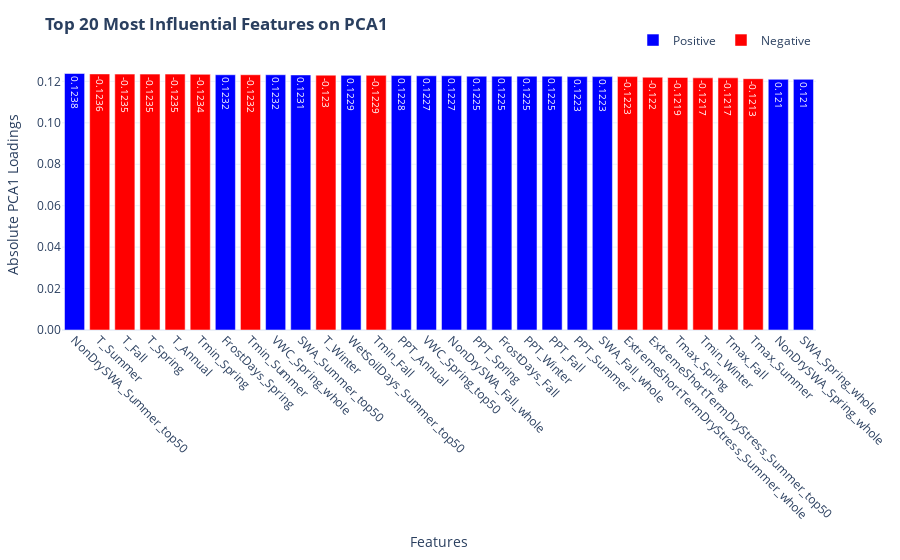
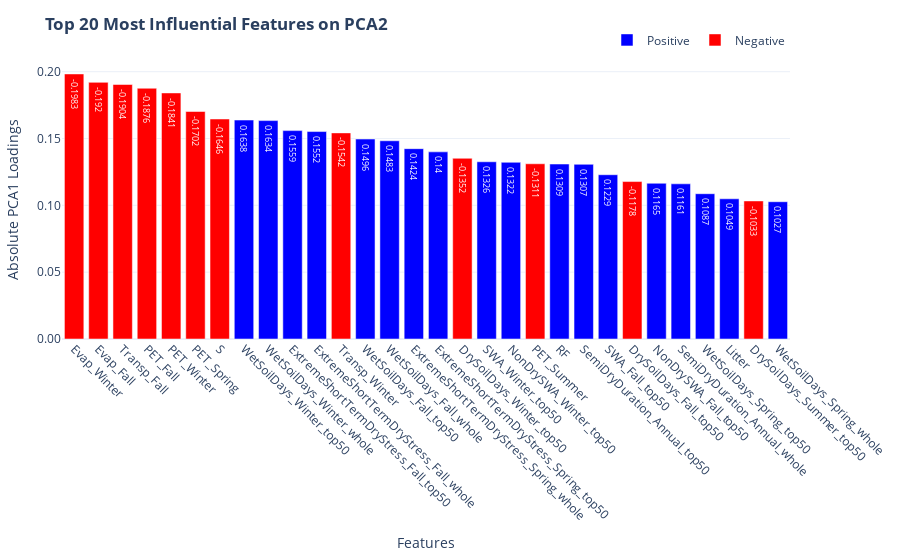
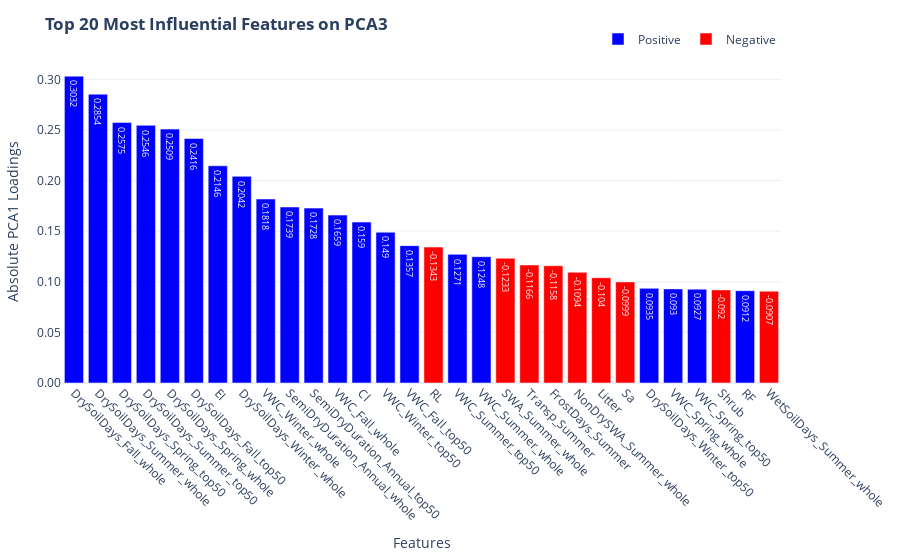

Source (notebook cell) for these figures, in order:
### Code cell
#| code-summary: Feature Importance Plots

# Sort the features by the absolute value of the loading for PCA1
sorted_loadings = loadings_df['PCA1'].abs().sort_values(ascending=False)

# Get the top 10 most influential features
top_features = sorted_loadings.head(30).index

# Get the actual loadings for these top 10 features
top_loadings = round(loadings_df.loc[top_features, 'PCA1'],4)

# Create a color list based on the sign of the loadings
colors = ['blue' if val > 0 else 'red' for val in top_loadings]

# Create a bar chart
fig = go.Figure(data=[go.Bar(
    x=top_loadings.index,
    y=top_loadings.abs(),
    text=top_loadings.values,  # Show the actual values as text
    textposition='inside',
    marker_color=colors,
    showlegend=False
)])

# Add legend manually
fig.add_trace(go.Bar(
    x=[None], y=[None],
    marker=dict(color='blue'),
    showlegend=True,
    name='Positive'
))
fig.add_trace(go.Bar(
    x=[None], y=[None],
    marker=dict(color='red'),
    showlegend=True,
    name='Negative'
))

# Update layout for better readability
fig.update_layout(
    title='<b>Top 20 Most Influential Features on PCA1</b>',
    xaxis_title='Features',
    yaxis_title='Absolute PCA1 Loadings',
    yaxis=dict(tickformat=".2f"),
    template='plotly_white',
    legend=dict(
        orientation="h",
        yanchor="bottom",
        y=1.02,
        xanchor="right",
        x=1
    ),
    xaxis=dict(tickangle=45),
    margin=dict(l=20, r=20, b=20, t=60)
)

fig.show()

# Sort the features by the absolute value of the loading for PCA1
sorted_loadings = loadings_df['PCA2'].abs().sort_values(ascending=False)

# Get the top 10 most influential features
top_features = sorted_loadings.head(30).index

# Get the actual loadings for these top 10 features
top_loadings = round(loadings_df.loc[top_features, 'PCA2'],4)

# Create a color list based on the sign of the loadings
colors = ['blue' if val > 0 else 'red' for val in top_loadings]

# Create a bar chart
fig = go.Figure(data=[go.Bar(
    x=top_loadings.index,
    y=top_loadings.abs(),
    text=top_loadings.values,  # Show the actual values as text
    textposition='inside',
    marker_color=colors,
    showlegend=False
)])

# Add legend manually
fig.add_trace(go.Bar(
    x=[None], y=[None],
    marker=dict(color='blue'),
    showlegend=True,
    name='Positive'
))
fig.add_trace(go.Bar(
    x=[None], y=[None],
    marker=dict(color='red'),
    showlegend=True,
    name='Negative'
))

# Update layout for better readability
fig.update_layout(
    title='<b>Top 20 Most Influential Features on PCA2</b>',
    xaxis_title='Features',
    yaxis_title='Absolute PCA1 Loadings',
    yaxis=dict(tickformat=".2f"),
    template='plotly_white',
    legend=dict(
        orientation="h",
        yanchor="bottom",
        y=1.02,
        xanchor="right",
        x=1
    ),
    xaxis=dict(tickangle=45),
    margin=dict(l=20, r=20, b=20, t=60)
)

fig.show()

# Sort the features by the absolute value of the loading for PCA1
sorted_loadings = loadings_df['PCA3'].abs().sort_values(ascending=False)

# Get the top 10 most influential features
top_features = sorted_loadings.head(30).index

# Get the actual loadings for these top 10 features
top_loadings = round(loadings_df.loc[top_features, 'PCA3'],4)

# Create a color list based on the sign of the loadings
colors = ['blue' if val > 0 else 'red' for val in top_loadings]

# Create a bar chart
fig = go.Figure(data=[go.Bar(
    x=top_loadings.index,
    y=top_loadings.abs(),
    text=top_loadings.values,  # Show the actual values as text
    textposition='inside',
    marker_color=colors,
    showlegend=False
)])

# Add legend manually
fig.add_trace(go.Bar(
    x=[None], y=[None],
    marker=dict(color='blue'),
    showlegend=True,
    name='Positive'
))
fig.add_trace(go.Bar(
    x=[None], y=[None],
    marker=dict(color='red'),
    showlegend=True,
    name='Negative'
))

# Update layout for better readability
fig.update_layout(
    title='<b>Top 20 Most Influential Features on PCA3</b>',
    xaxis_title='Features',
    yaxis_title='Absolute PCA1 Loadings',
    yaxis=dict(tickformat=".2f"),
    template='plotly_white',
    legend=dict(
        orientation="h",
        yanchor="bottom",
        y=1.02,
        xanchor="right",
        x=1
    ),
    xaxis=dict(tickangle=45),
    margin=dict(l=20, r=20, b=20, t=60)
)

fig.show()

### Figure 1 — Plotly figure (JSON) as saved in the notebook; plotly's stock layout.template omitted (floating-point values rounded to 4 significant figures)
{"data": [{"marker": {"color": ["blue", "red", "red", "red", "red", "red", "blue", "red", "blue", "blue", "red", "blue", "red", "blue", "blue", "blue", "blue", "blue", "blue", "blue", "blue", "blue", "red", "red", "red", "red", "red", "red", "blue", "blue"]}, "showlegend": false, "text": [0.1238, -0.1236, -0.1235, -0.1235, -0.1235, -0.1234, 0.1232, -0.1232, 0.1232, 0.1231, -0.123, 0.1229, -0.1229, 0.1228, 0.1227, 0.1227, 0.1225, 0.1225, 0.1225, 0.1225, 0.1223, 0.1223, -0.1223, -0.122, -0.1219, -0.1217, -0.1217, -0.1213, 0.121, 0.121], "textposition": "inside", "type": "bar", "x": ["NonDrySWA_Summer_top50", "T_Summer", "T_Fall", "T_Spring", "T_Annual", "Tmin_Spring", "FrostDays_Spring", "Tmin_Summer", "VWC_Spring_whole", "SWA_Summer_top50", "T_Winter", "WetSoilDays_Summer_top50", "Tmin_Fall", "PPT_Annual", "VWC_Spring_top50", "NonDrySWA_Fall_whole", "PPT_Spring", "FrostDays_Fall", "PPT_Winter", "PPT_Fall", "PPT_Summer", "SWA_Fall_whole", "ExtremeShortTermDryStress_Summer_whole", "ExtremeShortTermDryStress_Summer_top50", "Tmax_Spring", "Tmin_Winter", "Tmax_Fall", "Tmax_Summer", "NonDrySWA_Spring_whole", "SWA_Spring_whole"], "y": [0.1238, 0.1236, 0.1235, 0.1235, 0.1235, 0.1234, 0.1232, 0.1232, 0.1232, 0.1231, 0.123, 0.1229, 0.1229, 0.1228, 0.1227, 0.1227, 0.1225, 0.1225, 0.1225, 0.1225, 0.1223, 0.1223, 0.1223, 0.122, 0.1219, 0.1217, 0.1217, 0.1213, 0.121, 0.121]}, {"marker": {"color": "blue"}, "name": "Positive", "showlegend": true, "type": "bar", "x": [null], "y": [null]}, {"marker": {"color": "red"}, "name": "Negative", "showlegend": true, "type": "bar", "x": [null], "y": [null]}], "layout": {"legend": {"orientation": "h", "x": 1, "xanchor": "right", "y": 1.02, "yanchor": "bottom"}, "margin": {"b": 20, "l": 20, "r": 20, "t": 60}, "title": {"text": "<b>Top 20 Most Influential Features on PCA1</b>"}, "xaxis": {"tickangle": 45, "title": {"text": "Features"}}, "yaxis": {"tickformat": ".2f", "title": {"text": "Absolute PCA1 Loadings"}}}}

### Figure 2 — Plotly figure (JSON) as saved in the notebook; plotly's stock layout.template omitted (floating-point values rounded to 4 significant figures)
{"data": [{"marker": {"color": ["red", "red", "red", "red", "red", "red", "red", "blue", "blue", "blue", "blue", "red", "blue", "blue", "blue", "blue", "red", "blue", "blue", "red", "blue", "blue", "blue", "red", "blue", "blue", "blue", "blue", "red", "blue"]}, "showlegend": false, "text": [-0.1983, -0.192, -0.1904, -0.1876, -0.1841, -0.1702, -0.1646, 0.1638, 0.1634, 0.1559, 0.1552, -0.1542, 0.1496, 0.1483, 0.1424, 0.14, -0.1352, 0.1326, 0.1322, -0.1311, 0.1309, 0.1307, 0.1229, -0.1178, 0.1165, 0.1161, 0.1087, 0.1049, -0.1033, 0.1027], "textposition": "inside", "type": "bar", "x": ["Evap_Winter", "Evap_Fall", "Transp_Fall", "PET_Fall", "PET_Winter", "PET_Spring", "S", "WetSoilDays_Winter_top50", "WetSoilDays_Winter_whole", "ExtremeShortTermDryStress_Fall_top50", "ExtremeShortTermDryStress_Fall_whole", "Transp_Winter", "WetSoilDays_Fall_top50", "WetSoilDays_Fall_whole", "ExtremeShortTermDryStress_Spring_whole", "ExtremeShortTermDryStress_Spring_top50", "DrySoilDays_Winter_top50", "SWA_Winter_top50", "NonDrySWA_Winter_top50", "PET_Summer", "RF", "SemiDryDuration_Annual_top50", "SWA_Fall_top50", "DrySoilDays_Fall_top50", "NonDrySWA_Fall_top50", "SemiDryDuration_Annual_whole", "WetSoilDays_Spring_top50", "Litter", "DrySoilDays_Summer_top50", "WetSoilDays_Spring_whole"], "y": [0.1983, 0.192, 0.1904, 0.1876, 0.1841, 0.1702, 0.1646, 0.1638, 0.1634, 0.1559, 0.1552, 0.1542, 0.1496, 0.1483, 0.1424, 0.14, 0.1352, 0.1326, 0.1322, 0.1311, 0.1309, 0.1307, 0.1229, 0.1178, 0.1165, 0.1161, 0.1087, 0.1049, 0.1033, 0.1027]}, {"marker": {"color": "blue"}, "name": "Positive", "showlegend": true, "type": "bar", "x": [null], "y": [null]}, {"marker": {"color": "red"}, "name": "Negative", "showlegend": true, "type": "bar", "x": [null], "y": [null]}], "layout": {"legend": {"orientation": "h", "x": 1, "xanchor": "right", "y": 1.02, "yanchor": "bottom"}, "margin": {"b": 20, "l": 20, "r": 20, "t": 60}, "title": {"text": "<b>Top 20 Most Influential Features on PCA2</b>"}, "xaxis": {"tickangle": 45, "title": {"text": "Features"}}, "yaxis": {"tickformat": ".2f", "title": {"text": "Absolute PCA1 Loadings"}}}}

### Figure 3 — Plotly figure (JSON) as saved in the notebook; plotly's stock layout.template omitted (floating-point values rounded to 4 significant figures)
{"data": [{"marker": {"color": ["blue", "blue", "blue", "blue", "blue", "blue", "blue", "blue", "blue", "blue", "blue", "blue", "blue", "blue", "blue", "red", "blue", "blue", "red", "red", "red", "red", "red", "red", "blue", "blue", "blue", "red", "blue", "red"]}, "showlegend": false, "text": [0.3032, 0.2854, 0.2575, 0.2546, 0.2509, 0.2416, 0.2146, 0.2042, 0.1818, 0.1739, 0.1728, 0.1659, 0.159, 0.149, 0.1357, -0.1343, 0.1271, 0.1248, -0.1233, -0.1166, -0.1158, -0.1094, -0.104, -0.0999, 0.0935, 0.093, 0.0927, -0.092, 0.0912, -0.0907], "textposition": "inside", "type": "bar", "x": ["DrySoilDays_Fall_whole", "DrySoilDays_Summer_whole", "DrySoilDays_Spring_top50", "DrySoilDays_Summer_top50", "DrySoilDays_Spring_whole", "DrySoilDays_Fall_top50", "El", "DrySoilDays_Winter_whole", "VWC_Winter_whole", "SemiDryDuration_Annual_whole", "SemiDryDuration_Annual_top50", "VWC_Fall_whole", "Cl", "VWC_Winter_top50", "VWC_Fall_top50", "RL", "VWC_Summer_top50", "VWC_Summer_whole", "SWA_Summer_whole", "Transp_Summer", "FrostDays_Summer", "NonDrySWA_Summer_whole", "Litter", "Sa", "DrySoilDays_Winter_top50", "VWC_Spring_whole", "VWC_Spring_top50", "Shrub", "RF", "WetSoilDays_Summer_whole"], "y": [0.3032, 0.2854, 0.2575, 0.2546, 0.2509, 0.2416, 0.2146, 0.2042, 0.1818, 0.1739, 0.1728, 0.1659, 0.159, 0.149, 0.1357, 0.1343, 0.1271, 0.1248, 0.1233, 0.1166, 0.1158, 0.1094, 0.104, 0.0999, 0.0935, 0.093, 0.0927, 0.092, 0.0912, 0.0907]}, {"marker": {"color": "blue"}, "name": "Positive", "showlegend": true, "type": "bar", "x": [null], "y": [null]}, {"marker": {"color": "red"}, "name": "Negative", "showlegend": true, "type": "bar", "x": [null], "y": [null]}], "layout": {"legend": {"orientation": "h", "x": 1, "xanchor": "right", "y": 1.02, "yanchor": "bottom"}, "margin": {"b": 20, "l": 20, "r": 20, "t": 60}, "title": {"text": "<b>Top 20 Most Influential Features on PCA3</b>"}, "xaxis": {"tickangle": 45, "title": {"text": "Features"}}, "yaxis": {"tickformat": ".2f", "title": {"text": "Absolute PCA1 Loadings"}}}}
